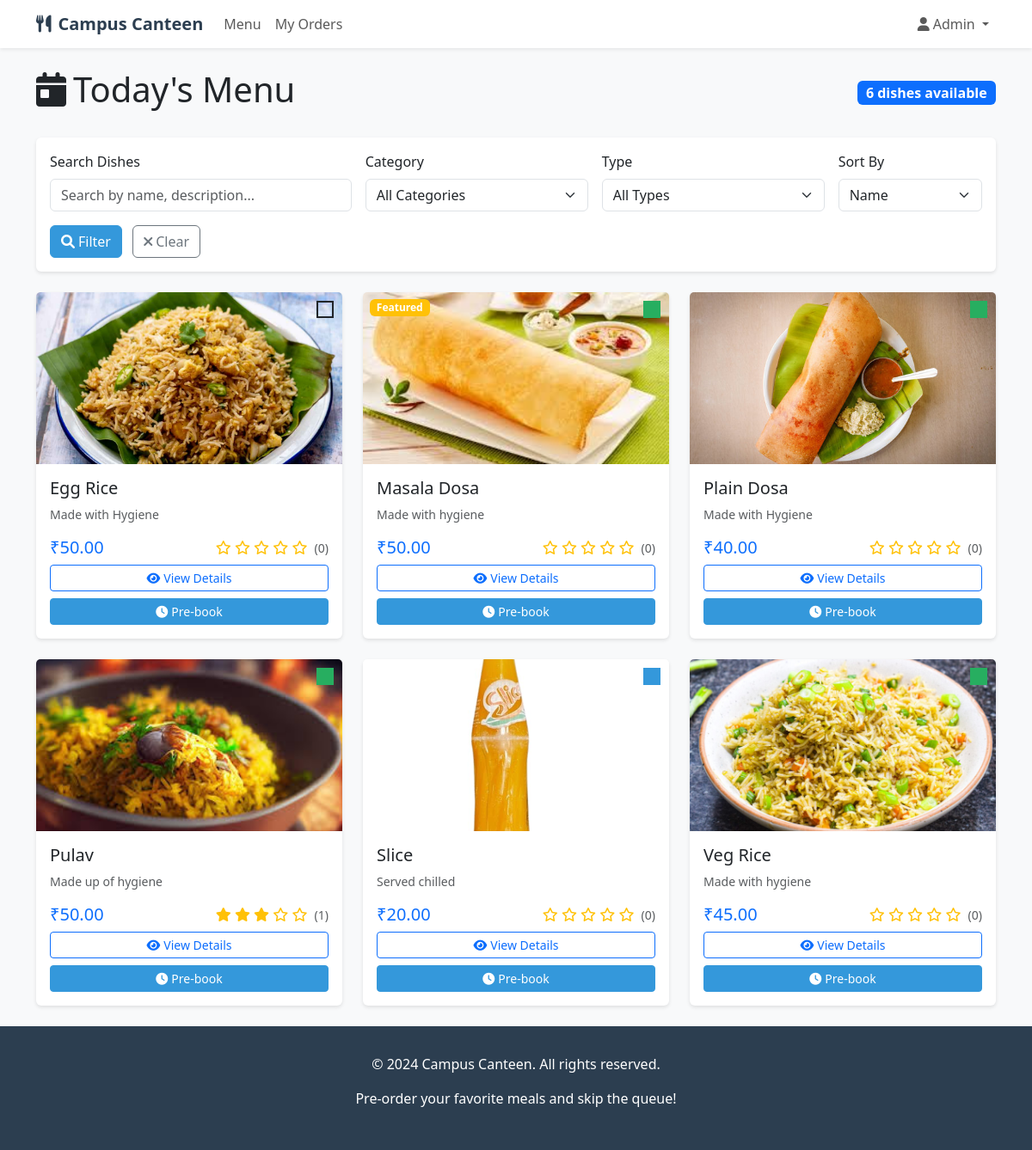
Page /canteen/ (signed in) on the committed database.
### canteen/models.py (models this page shows, shortened)
class Dish(models.Model):
    DISH_TYPE_CHOICES = [
        ('veg', 'Vegetarian'),
        ('non_veg', 'Non-Vegetarian'),
        ('beverage', 'Beverage'),
    ]
    name = models.CharField(max_length=100)
    description = models.TextField()
    category = models.ForeignKey(Category, on_delete=models.CASCADE)
    dish_type = models.CharField(max_length=10, choices=DISH_TYPE_CHOICES, default='veg')
    price = models.DecimalField(max_digits=8, decimal_places=2)
    image = models.ImageField(upload_to='dishes/', blank=True, null=True)
    is_available = models.BooleanField(default=True)
    is_featured = models.BooleanField(default=False)
    ingredients = models.TextField(blank=True, help_text="List main ingredients")
    preparation_time = models.PositiveIntegerField(default=15, help_text="Time in minutes")
    created_at = models.DateTimeField(auto_now_add=True)
    updated_at = models.DateTimeField(auto_now=True)
    @property
    def average_rating(self):
        reviews = self.review_set.all()
        if reviews:
            return round(sum(review.rating for review in reviews) / len(reviews), 1)
        return 0
    @property
    def total_reviews(self):
        return self.review_set.count()

### canteen/views.py (the view)
# urls.py: path('', views.menu, name='menu'),
def menu(request):
    dishes = Dish.objects.filter(is_available=True).select_related('category')
    categories = Category.objects.filter(is_active=True)
    search_query = request.GET.get('search', '')
    if search_query:
        dishes = dishes.filter(
            Q(name__icontains=search_query) |
            Q(description__icontains=search_query) |
            Q(ingredients__icontains=search_query)
        )
    category_filter = request.GET.get('category', '')
    if category_filter:
        dishes = dishes.filter(category__id=category_filter)
    dish_type_filter = request.GET.get('dish_type', '')
    if dish_type_filter:
        dishes = dishes.filter(dish_type=dish_type_filter)
    sort_by = request.GET.get('sort', 'name')
    if sort_by == 'price':
        dishes = dishes.order_by('price')
    elif sort_by == 'rating':
        dishes = dishes.annotate(avg_rating=Avg('review__rating')).order_by('-avg_rating')
    else:
        dishes = dishes.order_by('name')
    paginator = Paginator(dishes, 12)  # 12 dishes per page
    page_number = request.GET.get('page')
    page_obj = paginator.get_page(page_number)
    context = {
        'page_obj': page_obj,
        'categories': categories,
        'search_query': search_query,
        'category_filter': category_filter,
        'dish_type_filter': dish_type_filter,
        'sort_by': sort_by,
    }
    return render(request, 'canteen/menu.html', context)

### canteen/templates/canteen/menu.html (shortened to what this page needs)
{% extends 'canteen/base.html' %}
{% block content %}
<div class="row">
    <div class="col-12">
        <div class="d-flex justify-content-between align-items-center mb-4">
            <h1><i class="fas fa-calendar-day me-2"></i>Today's Menu</h1>
            <span class="badge bg-primary fs-6">{{ page_obj.paginator.count }} dishes available</span>
        </div>
    </div>
</div>
<div class="row mb-4">
    <div class="col-12">
        <div class="card">
            <div class="card-body">
                <form method="get" class="row g-3">
                    <div class="col-md-4">
                        <label for="search" class="form-label">Search Dishes</label>
                        <input type="text" class="form-control" id="search" name="search"
                               value="{{ search_query }}" placeholder="Search by name, description...">
                    </div>
                    <div class="col-md-3">
                        <label for="category" class="form-label">Category</label>
                        <select class="form-select" id="category" name="category">
                            <option value="">All Categories</option>
                        </select>
                    </div>
                    <div class="col-md-3">
                        <label for="dish_type" class="form-label">Type</label>
                        <select class="form-select" id="dish_type" name="dish_type">
                            <option value="">All Types</option>
                        </select>
                    </div>
                    <div class="col-md-2">
                        <label for="sort" class="form-label">Sort By</label>
                        <select class="form-select" id="sort" name="sort">
                            <option value="name" {% if sort_by == 'name' %}selected{% endif %}>Name</option>
                        </select>
                    </div>
                    <div class="col-12">
                        <button type="submit" class="btn btn-primary">
                            <i class="fas fa-search me-1"></i>Filter
                        </button>
                        <a href="{% url 'canteen:menu' %}" class="btn btn-outline-secondary ms-2">
                            <i class="fas fa-times me-1"></i>Clear
                        </a>
                    </div>
                </form>
            </div>
        </div>
    </div>
</div>
<div class="row">
    {% for dish in page_obj %}
        <div class="col-lg-4 col-md-6 mb-4">
            <div class="card dish-card h-100">
                <div class="position-relative">
                    {% if dish.image %}
                        <img src="{{ dish.image.url }}" class="card-img-top" alt="{{ dish.name }}">
                    {% else %}
                        <div class="card-img-top bg-light d-flex align-items-center justify-content-center" style="height: 200px;">
                            <i class="fas fa-utensils fa-3x text-muted"></i>
                        </div>
                    {% endif %}
                    <div class="veg-indicator {{ dish.dish_type }}"></div>
                    {% if dish.is_featured %}
                        <span class="badge bg-warning position-absolute top-0 start-0 m-2">Featured</span>
                    {% endif %}
                </div>
                <div class="card-body d-flex flex-column">
                    <h5 class="card-title">{{ dish.name }}</h5>
                    <p class="card-text text-muted small flex-grow-1">{{ dish.description|truncatewords:20 }}</p>
                    <div class="d-flex justify-content-between align-items-center mb-2">
                        <span class="h5 text-primary mb-0">₹{{ dish.price }}</span>
                        <div class="rating-stars">
                            {% for i in "12345" %}
                                {% if i|add:0 <= dish.average_rating %}
                                    <i class="fas fa-star"></i>
                                {% else %}
                                    <i class="far fa-star"></i>
                                {% endif %}
                            {% endfor %}
                            <small class="text-muted ms-1">({{ dish.total_reviews }})</small>
                        </div>
                    </div>
                    <div class="mt-auto">
                        {% if dish.is_available %}
                            <div class="d-grid gap-2">
                                <a href="{% url 'canteen:dish_detail' dish.pk %}" class="btn btn-outline-primary btn-sm">
                                    <i class="fas fa-eye me-1"></i>View Details
                                </a>
                                {% if user.is_authenticated %}
                                    <a href="{% url 'canteen:prebook_dish' dish.id %}" class="btn btn-primary btn-sm">
                                        <i class="fas fa-clock me-1"></i>Pre-book
                                    </a>
                                {% endif %}
                            </div>
                        {% else %}
                            <div class="d-grid">
                                <button class="btn btn-danger btn-sm" disabled>
                                    <i class="fas fa-times me-1"></i>Sold Out
                                </button>
                            </div>
                        {% endif %}
                    </div>
                </div>
            </div>
        </div>
    {% endfor %}
</div>
{% endblock %}

### canteen/templates/canteen/base.html (shortened to what this page needs)
<!DOCTYPE html>
<html lang="en">
<head>
    <link href="https://cdn.jsdelivr.net/npm/bootstrap@5.3.0/dist/css/bootstrap.min.css" rel="stylesheet">
    <link href="https://cdnjs.cloudflare.com/ajax/libs/font-awesome/6.0.0/css/all.min.css" rel="stylesheet">
</head>
<body>
    <nav class="navbar navbar-expand-lg navbar-light bg-white shadow-sm">
        <div class="container">
            <a class="navbar-brand" href="{% url 'canteen:menu' %}">
                <i class="fas fa-utensils me-2"></i>Campus Canteen
            </a>
            <div class="collapse navbar-collapse" id="navbarNav">
                <ul class="navbar-nav me-auto">
                    <li class="nav-item">
                        <a class="nav-link" href="{% url 'canteen:menu' %}">Menu</a>
                    </li>
                    {% if user.is_authenticated %}
                        <li class="nav-item">
                            <a class="nav-link" href="{% url 'canteen:dashboard' %}">My Orders</a>
                        </li>
                    {% endif %}
                </ul>
                <ul class="navbar-nav">
                    {% if user.is_authenticated %}
                        <li class="nav-item dropdown">
                            <a class="nav-link dropdown-toggle" href="#" id="navbarDropdown" role="button" data-bs-toggle="dropdown">
                                <i class="fas fa-user me-1"></i>{{ user.first_name|default:user.username }}
                            </a>
                        </li>
                    {% endif %}
                </ul>
            </div>
        </div>
    </nav>
    <main class="container mt-4">
        {% block content %}{% endblock %}
    </main>
    <footer class="footer mt-auto">
        <div class="container text-center">
            <p>&copy; 2024 Campus Canteen. All rights reserved.</p>
            <p>Pre-order your favorite meals and skip the queue!</p>
        </div>
    </footer>
</body>
</html>

### canteen/templates/canteen/base.html (style rules this page uses)
:root { --primary-color: #2c3e50; --secondary-color: #3498db; --accent-color: #e74c3c; --success-color: #27ae60; }
body { background-color: #f8f9fa; }
.navbar-brand { font-weight: bold; color: var(--primary-color) !important; }
.card { border: none; box-shadow: 0 2px 4px rgba(0,0,0,0.1); transition: transform 0.2s; }
.dish-card img { height: 200px; object-fit: cover; }
.veg-indicator { position: absolute; top: 10px; right: 10px; width: 20px; height: 20px; border: 2px solid; }
.veg-indicator.veg { border-color: #27ae60; background-color: #27ae60; }
.veg-indicator.beverage { border-color: #3498db; background-color: #3498db; }
.rating-stars { color: #ffc107; }
.footer { background-color: var(--primary-color); color: white; padding: 2rem 0; margin-top: 4rem; }
.btn-primary { background-color: var(--secondary-color); border-color: var(--secondary-color); }

### rows in the picture
Dish: image (picture), name "Egg Rice", description "Made with Hygiene", price "50.00", total_reviews "0", is_available True (drawn)
Dish: image (picture), is_featured "Featured", name "Masala Dosa", description "Made with hygiene", price "50.00", total_reviews "0", is_available True (drawn)
Dish: image (picture), name "Plain Dosa", description "Made with Hygiene", price "40.00", total_reviews "0", is_available True (drawn)
Dish: image (picture), name "Pulav", description "Made up of hygiene", price "50.00", total_reviews "1", is_available True (drawn)
Dish: image (picture), name "Slice", description "Served chilled", price "20.00", total_reviews "0", is_available True (drawn)
Dish: image (picture), name "Veg Rice", description "Made with hygiene", price "45.00", total_reviews "0", is_available True (drawn)

### other values in the picture
{{ user.first_name|default:user.username }} "Admin"
{{ page_obj.paginator.count }} "6"
